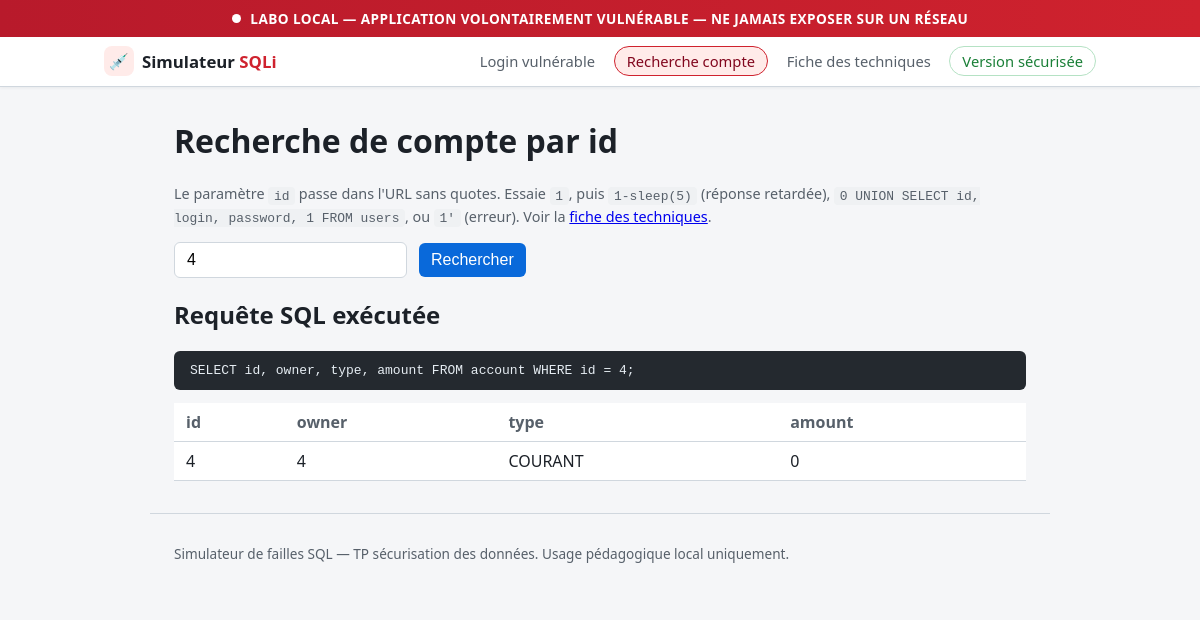
/compte.php?id=4, run on the app's committed database.
### tables this page shows
CREATE TABLE account (
    id     INT(11)     NOT NULL AUTO_INCREMENT,
    owner  INT(11)     NOT NULL,
    type   VARCHAR(10) NOT NULL,
    amount INT(11)     NOT NULL,
    PRIMARY KEY (id),
    KEY owner (owner)
);

### compte.php (the view, shortened to what this page needs)
<?php
$id = $_GET['id'] ?? '';
$sql = null;
$lignes = [];
$erreur = null;
$soumis = ($id !== '');
if ($soumis) {
    $conn = db_connect();
    $sql = "SELECT id, owner, type, amount FROM account WHERE id = $id;";
    $res = $conn->query($sql);
    if ($res === false) {
        $erreur = '#' . $conn->errno . ' - ' . $conn->error;
    } else {
        while ($row = $res->fetch_assoc()) {
            $lignes[] = $row;
        }
    }
}
require __DIR__ . '/includes/header.php';
?>
  <h1>Recherche de compte par id</h1>
  <p class="hint">
    Le param&egrave;tre <code>id</code> passe dans l'URL sans quotes. Essaie
    <code>1</code>, puis <code>1-sleep(5)</code> (r&eacute;ponse retard&eacute;e),
    <code>0 UNION SELECT id, login, password, 1 FROM users</code>, ou <code>1'</code>
    (erreur). Voir la <a href="techniques.php">fiche des techniques</a>.
  </p>
  <form method="get" class="form-inline">
    <input type="text" name="id" value="<?= htmlspecialchars($id) ?>" placeholder="id du compte">
    <button type="submit">Rechercher</button>
  </form>
<?php if ($soumis): ?>
  <h2>Requ&ecirc;te SQL ex&eacute;cut&eacute;e</h2>
  <pre class="sql-echo"><?= htmlspecialchars($sql) ?></pre>
  <?php if ($erreur !== null): ?>
    <p class="error">Erreur MySQL : <?= htmlspecialchars($erreur) ?></p>
  <?php elseif ($lignes): ?>
    <table>
      <thead><tr><?php foreach (array_keys($lignes[0]) as $col): ?><th><?= htmlspecialchars($col) ?></th><?php endforeach; ?></tr></thead>
      <tbody>
        <?php foreach ($lignes as $row): ?>
          <tr><?php foreach ($row as $val): ?><td><?= htmlspecialchars((string) $val) ?></td><?php endforeach; ?></tr>
        <?php endforeach; ?>
      </tbody>
    </table>
  <?php else: ?>
    <p>Aucune ligne.</p>
  <?php endif; ?>
<?php endif; ?>
<?php require __DIR__ . '/includes/footer.php'; ?>

### style.css (style rules this page uses)
:root { color-scheme: light; --bg: #f5f6f8; --fg: #1c2128; --muted: #57606a; --border: #d0d7de; --accent: #0969da; --danger-bg: #ffebe9; --danger-border: #cf222e; --danger-fg: #82071e; --ok-fg: #1a7f37; }
* { box-sizing: border-box; }
body { margin: 0; font-family: system-ui, -apple-system, "Segoe UI", sans-serif; background: var(--bg); color: var(--fg); }
h1 { margin-top: 0; }
table { width: 100%; border-collapse: collapse; background: #fff; margin: 0.5rem 0 1rem; }
th, td { text-align: left; padding: 0.5rem 0.75rem; border-bottom: 1px solid var(--border); }
th { color: var(--muted); font-weight: 600; }
.form, .form-inline { display: flex; flex-direction: column; gap: 0.75rem; max-width: 340px; }
.form-inline { flex-direction: row; max-width: none; align-items: center; }
input, button { padding: 0.5rem 0.75rem; border: 1px solid var(--border); border-radius: 6px; font-size: 1rem; }
button { background: var(--accent); color: #fff; border: none; cursor: pointer; }
code { background: #eff1f3; padding: 0.1rem 0.35rem; border-radius: 4px; font-size: 0.9em; word-break: break-word; }
.hint { color: var(--muted); font-size: 0.9rem; line-height: 1.5; }
.sql-echo { background: #24292f; color: #e6edf3; padding: 0.75rem 1rem; border-radius: 6px; overflow-x: auto; white-space: pre-wrap; word-break: break-word; }

### data on the page
account: val "4", type "COURANT", amount "0"

### other printed values
$libelle "Login vulnérable"
$libelle "Recherche compte"
$libelle "Fiche des techniques"
$libelle "Version sécurisée"
$sql "SELECT id, owner, type, amount FROM account WHERE id = 4;"
$col "id"
$col "owner"
$col "type"
$col "amount"
